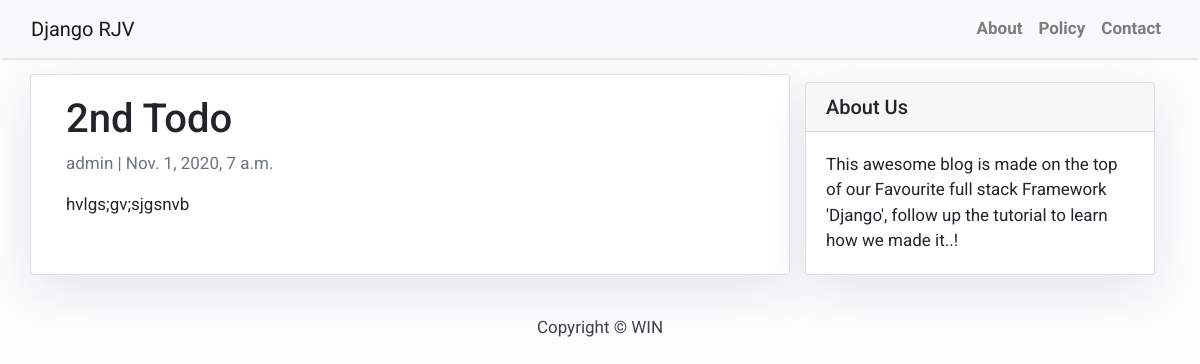
The page /western-omelette/ on the database its author committed.
### my_blog/models.py (models this page shows, shortened)
class Post(models.Model):
    title = models.CharField(max_length=100,unique=True)
    slug = models.SlugField(max_length=100,unique=True)
    author = models.ForeignKey(User,on_delete=models.CASCADE,related_name='post_author')
    created_at = models.DateTimeField(auto_now=True)
    content = models.TextField()
    updated_at = models.DateTimeField(auto_now_add=True)
    status = models.IntegerField(choices=STATUS_CHOICES,default=0)
    class Meta:
        ordering = ['-created_at']

### my_blog/views.py (the view)
# urls.py: path('<slug:slug>/', views.PostDetail.as_view(), name='post_detail'),
class PostDetail(generic.DetailView):
    model = Post
    def get_context_data(self, **kwargs):
        context = super().get_context_data(**kwargs)
        return context

### templates/my_blog/post_detail.html
{% extends 'my_blog/base.html' %} {% block content %}
<div class="container">
  <div class="row">
    <div class="col-md-8 card mb-4  mt-3 left  top">
      <div class="card-body">
        <h1>{% block title %} {{ object.title }} {% endblock title %}</h1>
        <p class=" text-muted">{{ post.author }} | {{ post.created_at }}</p>
        <p class="card-text ">{{ object.content | safe }}</p>
      </div>
    </div>
    {% block sidebar %} {% include 'my_blog/sidebar.html' %} {% endblock sidebar %}
  </div>
</div>
{% endblock content %}

### templates/my_blog/base.html (style rules this page uses)
body { font-family: "Roboto", sans-serif; font-size: 17px; background-color: #fdfdfd; }

### templates/my_blog/sidebar.html (style rules this page uses)
.card { box-shadow: 0 16px 48px #E3E7EB; }

### rows shown on the page
Post: title "2nd Todo", author "admin", created_at "Nov. 1, 2020, 7 a.m.", content "hvlgs;gv;sjgsnvb"
